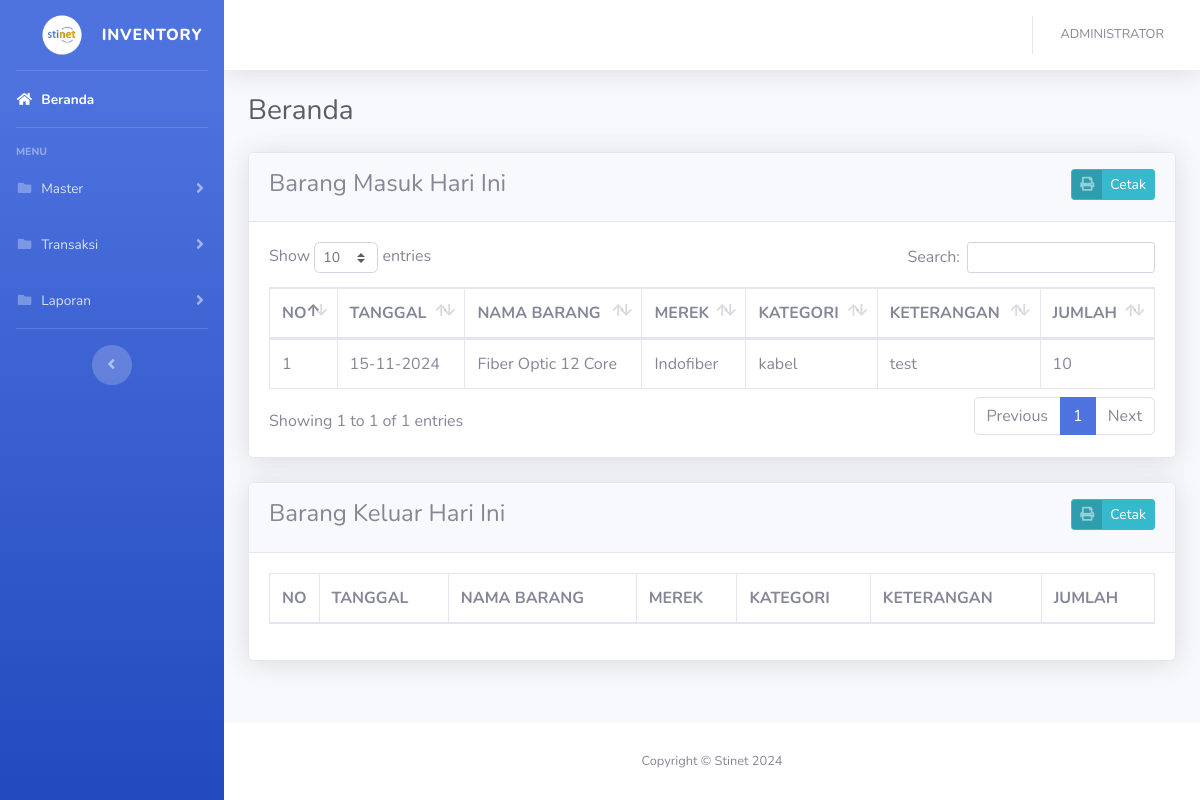
Screenshot of / (signed in) with the database file from the repository.
### tables this page shows
CREATE TABLE `barang_masuk` (
  `idbarang_masuk` int(11) NOT NULL,
  `barang_id` int(11) NOT NULL,
  `jumlah` int(11) NOT NULL,
  `keterangan` varchar(256) NOT NULL,
  `tanggal` date NOT NULL
);

CREATE TABLE `barang` (
  `idbarang` int(11) NOT NULL,
  `merek_id` int(11) NOT NULL,
  `kategori_id` int(11) NOT NULL,
  `nama_barang` varchar(128) NOT NULL,
  `keterangan` varchar(256) NOT NULL,
  `stok` int(11) NOT NULL
);

CREATE TABLE `merek` (
  `idmerek` int(11) NOT NULL,
  `nama_merek` varchar(128) NOT NULL,
  `keterangan` varchar(256) NOT NULL
);

CREATE TABLE `kategori` (
  `idkategori` int(11) NOT NULL,
  `nama_kategori` varchar(128) NOT NULL,
  `keterangan` varchar(256) NOT NULL
);

### config/function.php (called while the page is built, shortened)
<?php
function base_url()
{
    $base_url = ((isset($_SERVER['HTTPS']) && $_SERVER['HTTPS'] == "on") ? "https" : "http");
    $base_url .= "://" . $_SERVER['HTTP_HOST'];
    $base_url .= str_replace(basename($_SERVER['SCRIPT_NAME']), "", $_SERVER['SCRIPT_NAME']);
    return $base_url;
}

### views/home.php (the view, shortened to what this page needs)
<?php hakAkses(['admin']); $now = date('Y-m-d'); ?>
<div class="container-fluid">
    <div class="d-sm-flex align-items-center justify-content-between mb-4">
        <h1 class="h3 mb-0 text-gray-800">Beranda </h1>
    </div>
    <div class="card shadow mb-4">
        <div class="card-header py-3">
            <h4 class="float-left">Barang Masuk Hari Ini</h4>
            <a href="<?=base_url();?>process/cetak_barang_masuk_today.php" target="_blank"
                class="btn btn-info btn-icon-split btn-sm float-right">
                <span class="icon text-white-50">
                    <i class="fas fa-print"></i>
                </span>
                <span class="text">Cetak</span>
            </a>
        </div>
        <div class="card-body">
            <div class="table-responsive">
                <table class="table table-bordered table-hover" id="dataTable" width="100%" cellspacing="0">
                    <thead>
                        <tr>
                            <th width="20">NO</th>
                            <th>TANGGAL</th>
                            <th>NAMA BARANG</th>
                            <th>MEREK</th>
                            <th>KATEGORI</th>
                            <th>KETERANGAN</th>
                            <th>JUMLAH</th>
                        </tr>
                    </thead>
                    <tbody>
                        <?php
                        $n=1;
                        $query = mysqli_query($con,"SELECT x.*,x1.nama_barang,x2.nama_merek,x3.nama_kategori FROM barang_masuk x JOIN barang x1 ON x1.idbarang=x.barang_id JOIN merek x2 ON x2.idmerek=x1.merek_id JOIN kategori x3 ON x3.idkategori=x1.kategori_id WHERE x.tanggal='$now' ORDER BY x.idbarang_masuk DESC")or die(mysqli_error($con));
                        while($row = mysqli_fetch_array($query)):
                        ?>
                        <tr>
                            <td><?= $n++; ?></td>
                            <td><?= date('d-m-Y',strtotime($row['tanggal'])); ?></td>
                            <td><?= $row['nama_barang']; ?></td>
                            <td><?= $row['nama_merek']; ?></td>
                            <td><?= $row['nama_kategori']; ?></td>
                            <td><?= $row['keterangan']; ?></td>
                            <td><?= $row['jumlah']; ?></td>
                        </tr>
                        <?php endwhile; ?>
                    </tbody>
                </table>
            </div>
        </div>
    </div>
    <div class="card shadow mb-4">
        <div class="card-header py-3">
            <h4 class="float-left">Barang Keluar Hari Ini</h4>
            <a href="<?=base_url();?>process/cetak_barang_keluar_today.php" target="_blank"
                class="btn btn-info btn-icon-split btn-sm float-right">
                <span class="icon text-white-50">
                    <i class="fas fa-print"></i>
                </span>
                <span class="text">Cetak</span>
            </a>
        </div>
        <div class="card-body">
            <div class="table-responsive">
                <table class="table table-bordered table-hover" id="dataTable" width="100%" cellspacing="0">
                    <thead>
                        <tr>
                            <th width="20">NO</th>
                            <th>TANGGAL</th>
                            <th>NAMA BARANG</th>
                            <th>MEREK</th>
                            <th>KATEGORI</th>
                            <th>KETERANGAN</th>
                            <th>JUMLAH</th>
                        </tr>
                    </thead>
                </table>
            </div>
        </div>
    </div>
</div>

### rows the page displays
barang_masuk: tanggal "15-11-2024", barang.nama_barang "Fiber Optic 12 Core", merek.nama_merek "Indofiber", kategori.nama_kategori "kabel", keterangan "test", jumlah "10"

### other values shown
$_SESSION['fullname'] "ADMINISTRATOR"
